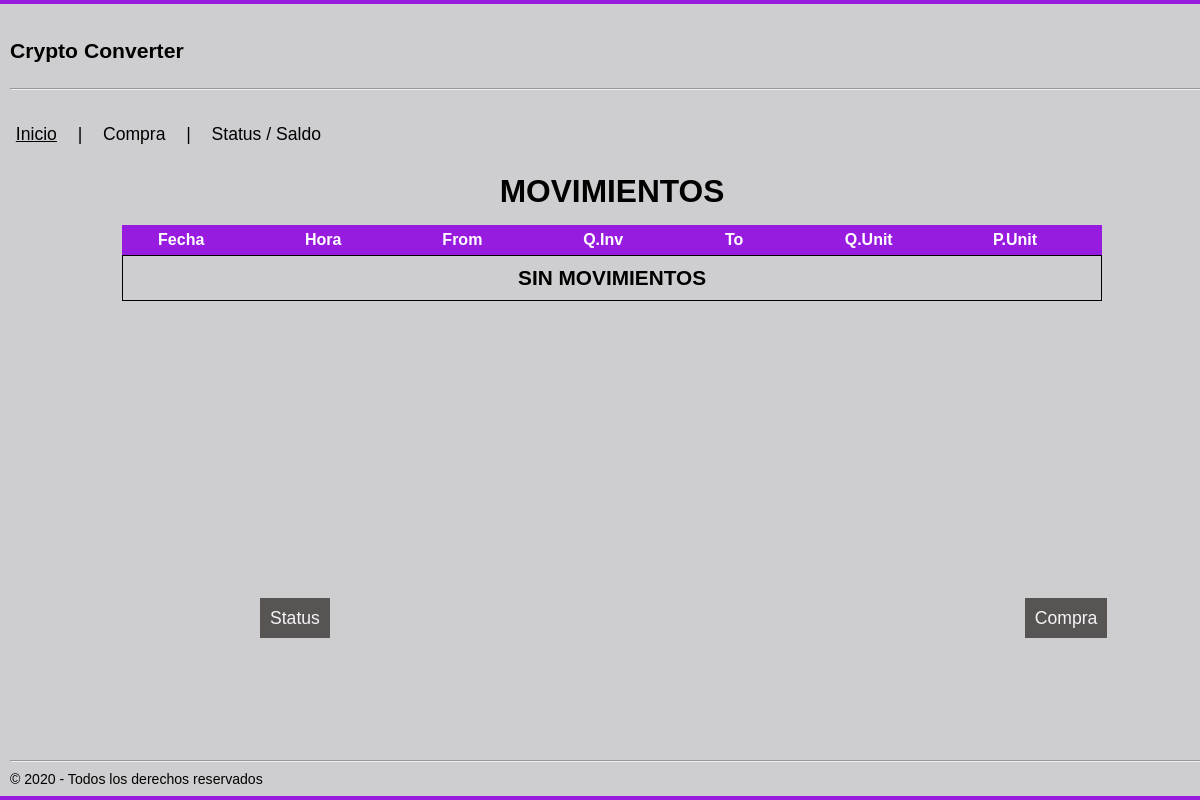
/, run on an earlier commit of the app's database.
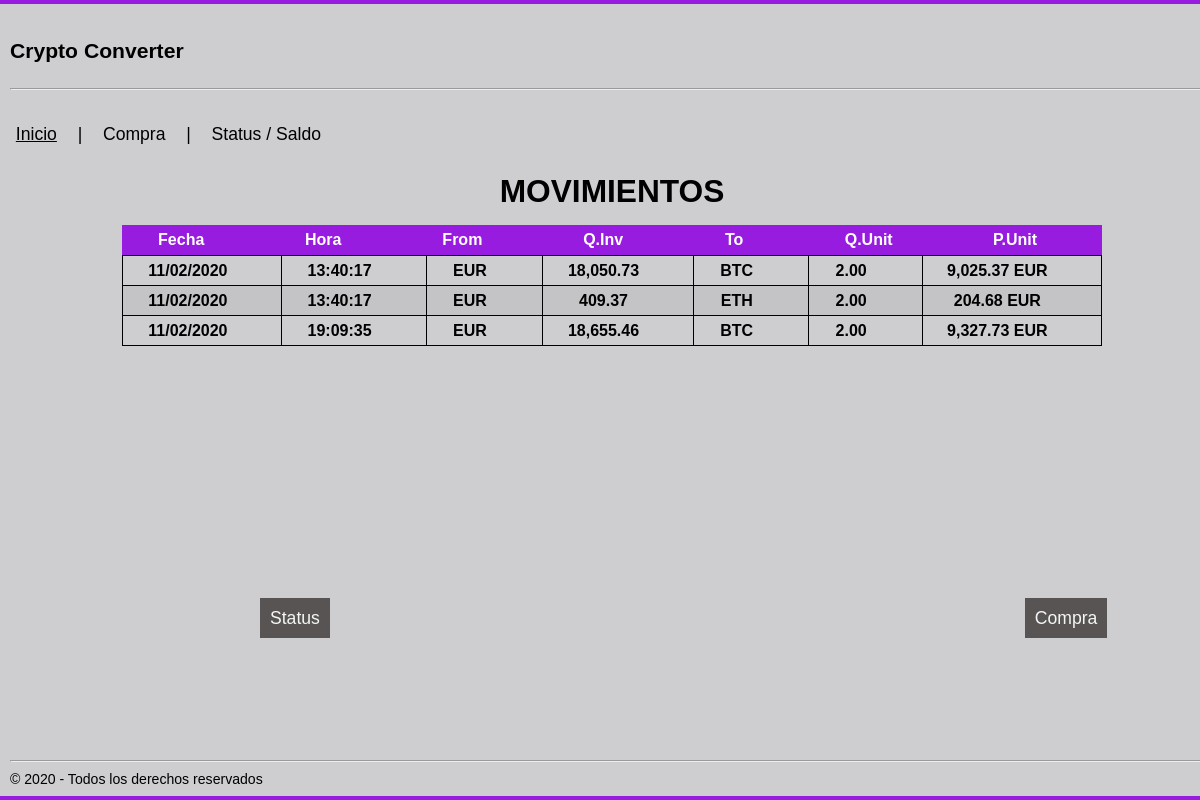
And on a later commit of the database.
### tables this page shows
CREATE TABLE "movements" (
	"Id"	INTEGER PRIMARY KEY AUTOINCREMENT,
	"date"	TEXT NOT NULL,
	"time"	TEXT NOT NULL,
	"from_currency"	TEXT NOT NULL,
	"from_quantity"	REAL NOT NULL,
	"to_currency"	TEXT NOT NULL,
	"to_quantity"	REAL NOT NULL,
	FOREIGN KEY("to_currency") REFERENCES "cryptos"("Id"),
	FOREIGN KEY("from_currency") REFERENCES "cryptos"("Id")
);

### crypto/routes.py (the view)
@app.route("/")
def index():
        try:
            registros = dataQuery("SELECT date, time, from_currency, from_quantity, to_currency, to_quantity FROM MOVEMENTS;")
            return render_template("index.html", menu='index', registros = registros)
        except sqlite3.Error:
            registros = None
            errorDB = "ERROR EN BASE DE DATOS, INTENTE EN UNOS MINUTOS"
            return render_template("index.html", menu='index', errorDB=errorDB, registros=registros)

### crypto/routes.py (called while the page is built)
def dataQuery(consulta):
    conex = sqlite3.connect(BBDD)
    cursor = conex.cursor()
    movs = cursor.execute(consulta).fetchall()
    if len(movs) == 0:
        movs = None
    conex.commit()
    conex.close()
    return movs

### crypto/templates/index.html (shortened to what this page needs)
{% extends "base.html" %}
{% block content %}
    <h1 align="center" class="title">MOVIMIENTOS</h1>
    <table WIDTH="80%" class="primary" align="center">
        <thead>
            <tr>
                <th>Fecha</th>
                <th>Hora</th>
                <th>From</th>
                <th>Q.Inv</th>
                <th>To</th>
                <th>Q.Unit</th>
                <th>P.Unit</th>
            </tr>
        </thead>
        <tbody>
            {% if not registros %}
                <tr>
                    <td class="title_sin"> SIN MOVIMIENTOS </td>
                </tr>
            {% else %}
                {% for campo in registros %}
                    <tr class="movements">
                        <td>{{ campo[0]}}</td>
                        <td>{{ campo[1]}}</td>
                        <td>{{ campo[2]}}</td>
                        {% if campo[3] >= 1 %}
                        <td>{{ "{:,.2f}".format(campo[3])}}</td>
                        {% else %}
                        <td>{{ "{:,.5f}".format(campo[3])}}</td>
                        {% endif %}
                        <td>{{ campo[4] }}</td>
                        <td>{{ "{:,.2f}".format(campo[5])}}</td>
                        {% if campo[3]/campo[5] >= 1 %}
                        <td>{{ "{:,.2f}".format(campo[3]/campo[5]) }}&nbsp;{{ campo[2] }}</td>
                        {% else %}
                        <td>{{ "{:,.5f}".format(campo[3]/campo[5]) }}&nbsp;{{ campo[2] }}</td>
                        {% endif %}
                    </tr>
                {% endfor %}
            {% endif %}
        </tbody>
    </table>
        <a href="/status" class="myCoolButton1">Status</a>
        <a href="/purchase" class="myCoolButton2">Compra </a>
{% endblock %}

What changed in the data, as far as the page shows it:
added movements: date "11/02/2020", time "13:40:17", from_currency "EUR", from_quantity "18,050.73", to_currency "BTC", to_quantity "2.00", campo[3]/campo[5] "9,025.37"
added movements: date "11/02/2020", time "13:40:17", from_currency "EUR", from_quantity "409.37", to_currency "ETH", to_quantity "2.00", campo[3]/campo[5] "204.68"
added movements: date "11/02/2020", time "19:09:35", from_currency "EUR", from_quantity "18,655.46", to_currency "BTC", to_quantity "2.00", campo[3]/campo[5] "9,327.73"
Also different on the page:
text no longer shown: "SIN MOVIMIENTOS"
